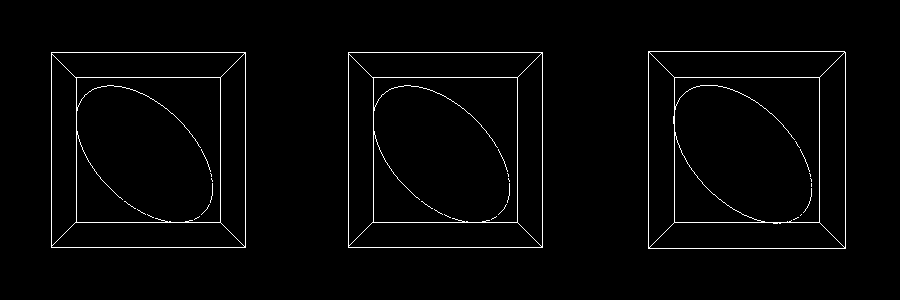

The Python source for this figure:
#!/usr/bin/env python

# Compare three sphere cutting methods: vtkCutter, vtkPlaneCutter, and
# vtkPolyDataPlaneCutter in three viewports.

# Factory overrides
import vtkmodules.vtkInteractionStyle  # noqa: F401
import vtkmodules.vtkRenderingOpenGL2  # noqa: F401

from vtkmodules.vtkCommonDataModel import vtkPlane
from vtkmodules.vtkFiltersCore import (
    vtkCutter,
    vtkPlaneCutter,
    vtkPolyDataPlaneCutter,
)
from vtkmodules.vtkFiltersModeling import vtkOutlineFilter
from vtkmodules.vtkFiltersSources import vtkSphereSource
from vtkmodules.vtkRenderingCore import (
    vtkActor,
    vtkPolyDataMapper,
    vtkRenderWindow,
    vtkRenderWindowInteractor,
    vtkRenderer,
)

resolution = 50

# Source: sphere
sphere = vtkSphereSource()
sphere.SetCenter(0.0, 0.0, 0.0)
sphere.SetRadius(0.25)
sphere.SetPhiResolution(resolution)
sphere.SetThetaResolution(2 * resolution)
sphere.Update()

# Cut plane
plane = vtkPlane()
plane.SetOrigin(0, 0, 0)
plane.SetNormal(1, 1, 1)

# Standard cutter
cutter = vtkCutter()
cutter.SetInputConnection(sphere.GetOutputPort())
cutter.SetCutFunction(plane)

cutter_mapper = vtkPolyDataMapper()
cutter_mapper.SetInputConnection(cutter.GetOutputPort())
cutter_mapper.ScalarVisibilityOff()

cutter_actor = vtkActor()
cutter_actor.SetMapper(cutter_mapper)
cutter_actor.GetProperty().SetColor(1, 1, 1)
cutter_actor.GetProperty().SetInterpolationToFlat()

# Outline for standard cutter
outline = vtkOutlineFilter()
outline.SetInputConnection(sphere.GetOutputPort())

outline_mapper = vtkPolyDataMapper()
outline_mapper.SetInputConnection(outline.GetOutputPort())

outline_actor = vtkActor()
outline_actor.SetMapper(outline_mapper)

# Accelerated plane cutter (sphere tree)
plane_cutter = vtkPlaneCutter()
plane_cutter.SetInputConnection(sphere.GetOutputPort())
plane_cutter.SetPlane(plane)

plane_cutter_mapper = vtkPolyDataMapper()
plane_cutter_mapper.SetInputConnection(plane_cutter.GetOutputPort())
plane_cutter_mapper.ScalarVisibilityOff()

plane_cutter_actor = vtkActor()
plane_cutter_actor.SetMapper(plane_cutter_mapper)
plane_cutter_actor.GetProperty().SetColor(1, 1, 1)
plane_cutter_actor.GetProperty().SetInterpolationToFlat()

# Specialized polydata plane cutter
pd_cutter = vtkPolyDataPlaneCutter()
pd_cutter.SetInputConnection(sphere.GetOutputPort())
pd_cutter.SetPlane(plane)
pd_cutter.SetBatchSize(10)

pd_cutter_mapper = vtkPolyDataMapper()
pd_cutter_mapper.SetInputConnection(pd_cutter.GetOutputPort())
pd_cutter_mapper.ScalarVisibilityOff()

pd_cutter_actor = vtkActor()
pd_cutter_actor.SetMapper(pd_cutter_mapper)
pd_cutter_actor.GetProperty().SetColor(1, 1, 1)
pd_cutter_actor.GetProperty().SetInterpolationToFlat()

# Outline for accelerated cutters
outline_t = vtkOutlineFilter()
outline_t.SetInputConnection(sphere.GetOutputPort())

outline_t_mapper = vtkPolyDataMapper()
outline_t_mapper.SetInputConnection(outline_t.GetOutputPort())

outline_t_actor = vtkActor()
outline_t_actor.SetMapper(outline_t_mapper)

# Three viewports
renderer_0 = vtkRenderer()
renderer_0.SetViewport(0, 0, 0.33, 1)
renderer_0.SetBackground(0, 0, 0)
renderer_0.AddActor(outline_actor)
renderer_0.AddActor(cutter_actor)

renderer_1 = vtkRenderer()
renderer_1.SetViewport(0.33, 0, 0.66, 1)
renderer_1.SetBackground(0, 0, 0)
renderer_1.AddActor(outline_t_actor)
renderer_1.AddActor(plane_cutter_actor)

renderer_2 = vtkRenderer()
renderer_2.SetViewport(0.66, 0, 1, 1)
renderer_2.SetBackground(0, 0, 0)
renderer_2.AddActor(outline_t_actor)
renderer_2.AddActor(pd_cutter_actor)

# Window
render_window = vtkRenderWindow()
render_window.SetMultiSamples(0)
render_window.AddRenderer(renderer_0)
render_window.AddRenderer(renderer_1)
render_window.AddRenderer(renderer_2)
render_window.SetSize(900, 300)
render_window.SetWindowName("polydata plane cutter")

# Scene
renderer_0.ResetCamera()
renderer_1.ResetCamera()
renderer_2.ResetCamera()

# Interactor
interactor = vtkRenderWindowInteractor()
interactor.SetRenderWindow(render_window)

interactor.Initialize()
interactor.Start()
